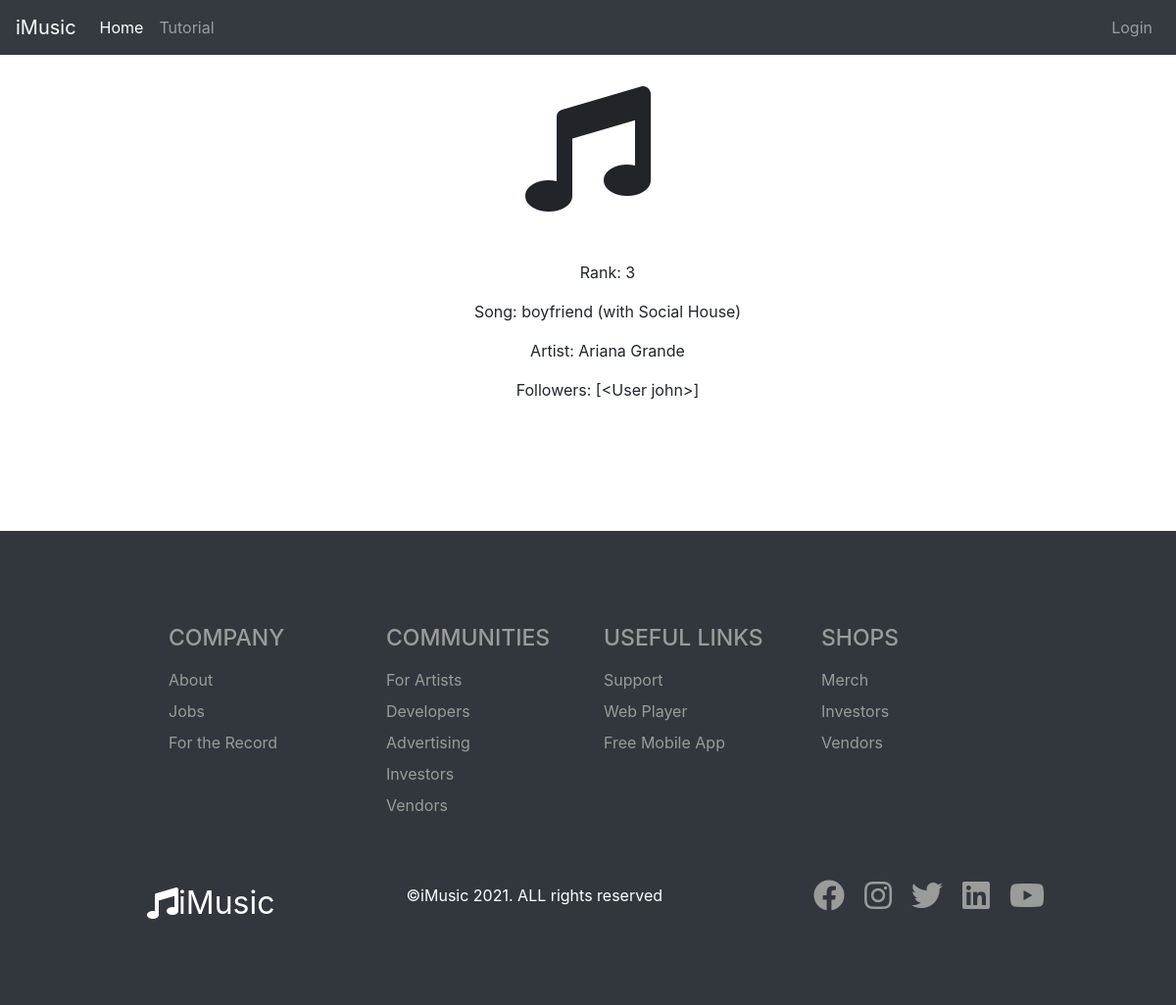
/leaderboard/3, run on the app's committed database.
### app/models.py (models this page shows, shortened)
class Song(db.Model):
    id = db.Column(db.Integer, primary_key=True)
    track_name = db.Column(db.String(128))
    artist_name = db.Column(db.String(64))
    genre = db.Column(db.String(64))
    beats_per_minute = db.Column(db.Integer)
    song_data = db.relationship('SongData', backref='song')

class User(UserMixin, db.Model):
    id = db.Column(db.Integer, primary_key=True)
    username = db.Column(db.String(64), index=True, unique=True)
    email = db.Column(db.String(120), index=True, unique=True)
    password_hash = db.Column(db.String(128))
    posts = db.relationship('Post', backref='author', lazy='dynamic')
    about_me = db.Column(db.String(140))
    last_seen = db.Column(db.DateTime, default=datetime.utcnow)
    songs_followed = db.relationship('Song', secondary=listeners,
                                   backref=db.backref('listeners',lazy='dynamic'),
                                   lazy='dynamic')
    def __repr__(self):
        return '<User {}>'.format(self.username)
    followed = db.relationship(
        'User', secondary=followers,
        primaryjoin=(followers.c.follower_id == id),
        secondaryjoin=(followers.c.followed_id == id),
        backref=db.backref('followers', lazy='dynamic'), lazy='dynamic')

### app/routes.py (the view)
@app.route('/leaderboard/<int:songID>')
def song_page(songID):
    song = Song.query.filter_by(id=songID).first_or_404()
    return render_template('song_page.html', song=song)

### app/routes.py (called while the page is built)
@app.before_request
def before_request():
    if current_user.is_authenticated:
        current_user.last_seen = datetime.utcnow()
        db.session.commit()

### app/templates/song_page.html (shortened to what this page needs)
{% extends "base.html" %}
{% block content %}
<body>
    <div class="song-container">
        <div class="song-icon">
            <i class="fas fa-music fa-8x"></i>
        </div>
        <div class="song-contents">
            <ul> Rank: {{ song.id }} </ul>
            <ul> Song: {{ song.track_name }} </ul>
            <ul> Artist: {{ song.artist_name }} </ul>
            <ul> Followers: {{ song.listeners.all() }} </ul>
        </div>
    </div>
</body>
</html>
{% endblock %}

### app/static/css/site.css (style rules this page uses)
.song-container { padding: 2rem; text-align: center; }
.song-contents { margin: 50px 10px 100px; }

### data on the page
Song: id "3", track_name "boyfriend (with Social House)", artist_name "Ariana Grande"
User: listeners.all "[<User john>]"
